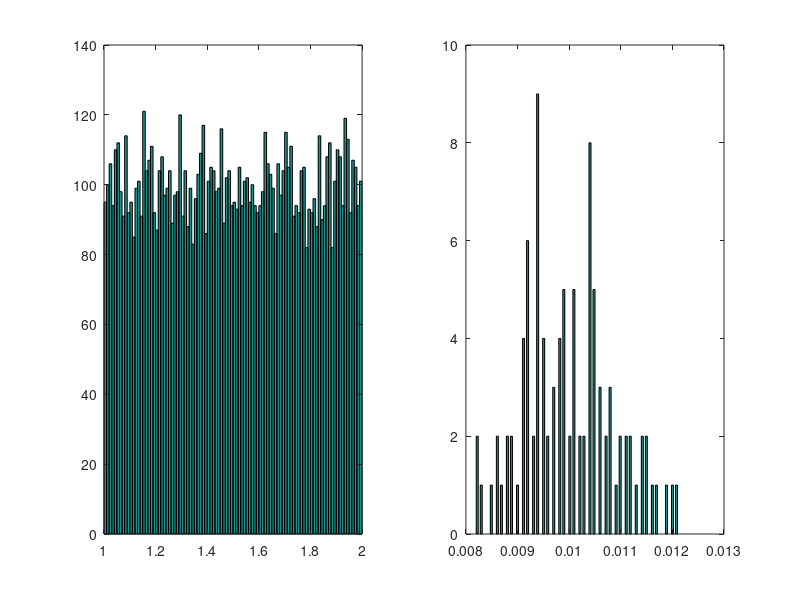

Recreate this plot in MATLAB.
clear variables;
close all;
clc;
%{
Ce code permet de comprendre
comment fonctionne histogram()
et le reproduire avec hist()
%}

total=10e3
a = rand(total,1)+1;
b = rand(total,1)+1;
nbins=100

%_____calcul des fréquences_____
n = hist(a, nbins);
%n correspond au nombre de valeurs tombés dans
%dans chaque groupe (effectifs)
%on normalise et on obtient la fréquence
freq=n./sum(n);

%densité des fréquences on divise par la largeur d'une barre
ad=freq./nbins;

ad2=ad./0.01

figure(1);
%histogramme des effectifs
%Nombre de recoupages de l'histogramme
subplot(1,2,1);
hist(a,nbins);

%histogramme des densitées
subplot(1,2,2);
hist(ad2,nbins);


